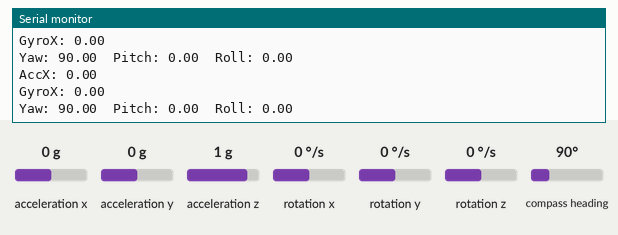
The sketch below on a simulated ESP32. Shown: the last lines printed to the serial monitor. The test bench sets the inputs (shaded band); at power-on: acceleration x 0 g, acceleration y 0 g, acceleration z 1 g, rotation x 0 °/s, rotation y 0 °/s, rotation z 0 °/s, compass heading 90°.

Above: at 3.2 s.
3.3 s: acceleration x set to -1.4 g
At 4.2 s:
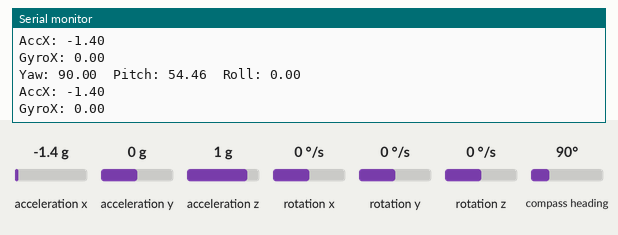
4.8 s: acceleration y set to -1.4 g
At 5.4 s:
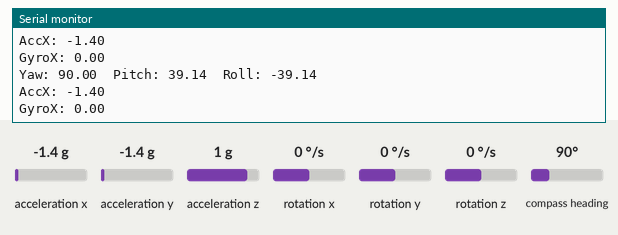
6.3 s: acceleration z set to -1.4 g
Timing chart, 0 to 7.3 s (numbered marks = the images above; inputs shaded):
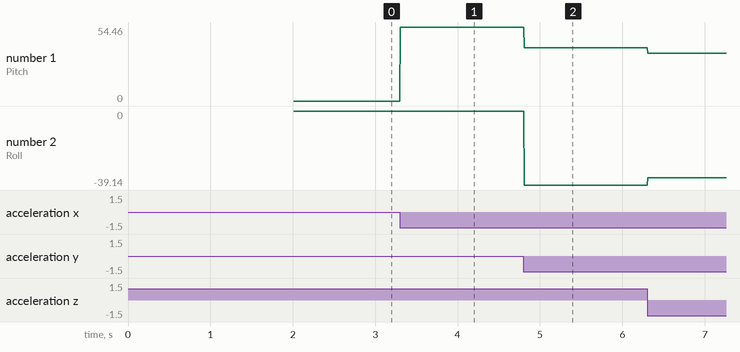

The sketch:

test0.ino
```cpp
#include <Wire.h>
#include "MPU9250.h"

MPU9250 mpu;

// built in filter

void setup() {
    Serial.begin(115200);
    Wire.begin();       // uses GPIO 21 (SDA), GPIO 22 (SCL) on ESP32
    delay(2000);

    if (!mpu.setup(0x68)) {  // 0x68 if AD0 is grounded
        Serial.println("MPU9250 connection failed!");
        while (1) { delay(1000); }
    }

    // calibrate
    Serial.println("Calibrating gyro and accel... keep sensor still");
    mpu.calibrateAccelGyro();
    Serial.println("Calibrating magnetometer... rotate sensor in figure-8");
    mpu.calibrateMag();
    Serial.println("Calibration done");
}

void loop() {
    if (mpu.update()) {
        // Fused orientation (airplane coords: X-forward, Z-down)
        Serial.print("Yaw: ");   Serial.print(mpu.getYaw());
        Serial.print("  Pitch: "); Serial.print(mpu.getPitch());
        Serial.print("  Roll: ");  Serial.println(mpu.getRoll());

        // Raw sensor data
        Serial.print("AccX: "); Serial.println(mpu.getAccX());
        Serial.print("GyroX: "); Serial.println(mpu.getGyroX());
    }
}
```

Measured:
- after the input at 3.3 s, the serial monitor: prints a new line at once (image 1)
- after the input at 4.8 s, the serial monitor: prints a new line at once (image 2)
- plotted number 1: 0 → 54.46 after the input at 3.3 s, 54.46 → 39.14 after the input at 4.8 s, 39.14 → 35.26 after the input at 6.3 s
- plotted number 2: 0 → -39.14 after the input at 4.8 s, -39.14 → -35.26 after the input at 6.3 s
